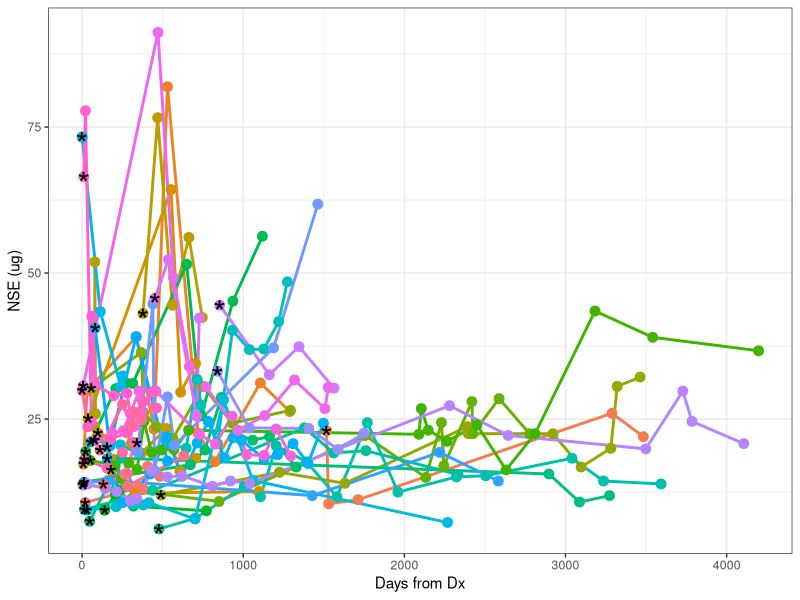
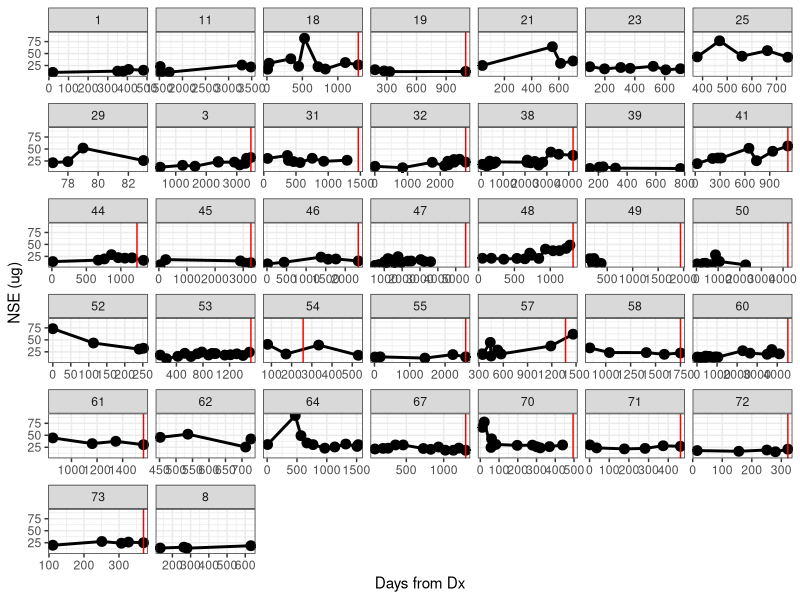

These charts were generated, in order, by the following R code:
## ---- chunk 1
library(ggplot2)
library(reshape)
library(plyr)
library(RColorBrewer)
library(knitr)

options(xtable.type="html", xtable.caption.placement="top", xtable.include.row.names=FALSE)
opts_chunk$set(comment=NA, echo=FALSE, warning=FALSE, message=FALSE, error=FALSE, fig.width=10, fig.height=8)

## ---- chunk 2

data <- read.csv("data/2014-06-03_NSE_ChrA_all.csv",
                 colClasses=c("factor", "character", "numeric", "numeric", "numeric"))

metadata <- read.csv("data/2014-06-03_MCC_Dx_Px_dates.csv")

metadata.cols <- c("id", "mccdxdat", "progfree", "firstprg")
metadata.use <- metadata[, metadata.cols]
metadata.use[metadata.use == ""] <- NA

data.merge <- merge(data, metadata.use, by.x="PtNum", by.y="id")

data.merge <- transform(data.merge,
                        Date=as.Date(Date, format="%m/%d/%Y"),
                        mccdxdat=as.Date(mccdxdat, format="%m/%d/%Y"),
                        progfree=as.Date(progfree, format="%m/%d/%Y"),
                        firstprg=as.Date(firstprg, format="%m/%d/%Y"))

data.merge <- transform(data.merge,
                        mccdxday=0,
                        DateDays=difftime(Date, mccdxdat, units="days"),
                        progfreedays=difftime(progfree, mccdxdat, units="days"),
                        DateWeeks=difftime(Date, mccdxdat, units="weeks"),
                        progfreeweeks=difftime(progfree, mccdxdat, units="weeks"),
                        progressed=factor(is.na(firstprg),
                                           levels=c(TRUE, FALSE),
                                           labels=c("No Progression", "Progression"),
                                           ordered=TRUE)
                        )

## ---- chunk 3
pointspersample <- ddply(data.merge, .(PtNum), nrow)
samples.keep <- subset(pointspersample, V1 > 3)$PtNum
# samples.keep <- c(18, 31, 38, 53, 64, 8)

plot.data <- subset(data.merge, !is.na(NSE) & as.numeric(DateDays) >= 0 & PtNum %in% samples.keep)

p <- ggplot(plot.data, aes(x=as.numeric(DateDays), y=NSE, group=PtNum))
p <- p + geom_line(aes(color=PtNum), size=1)
p <- p + geom_point(aes(color=PtNum), size=3)
# p <- p + facet_wrap(~ PtNum)

# Get the first point to highlight
min.plot.data <- ddply(plot.data, .(PtNum), function(x) x[which(min(x$Date) == x$Date), ])
p <- p + geom_point(data=min.plot.data, aes(x=as.numeric(DateDays), y=NSE, group=PtNum), shape="*", size=8)

p <- p + labs(x="Days from Dx", y="NSE (ug)")
p <- p + theme_bw()
p <- p + theme(legend.position="none")
print(p)
## ---- chunk 4
pointspersample <- ddply(data.merge, .(PtNum), nrow)
samples.keep <- subset(pointspersample, V1 > 3)$PtNum
# samples.keep <- c(18, 31, 38, 53, 64, 8)

plot.data <- subset(data.merge, !is.na(NSE) & as.numeric(DateDays) >= 0 & PtNum %in% samples.keep)

p <- ggplot(plot.data, aes(x=as.numeric(DateDays), y=NSE, group=PtNum))
p <- p + geom_line(size=1)
p <- p + geom_point( size=3)

# mark the date of progression, if it exists
prog.data <- unique(subset(plot.data, !is.na(progfreedays))[, c("PtNum", "progfreedays")])
p <- p + geom_vline(data=prog.data, aes(xintercept=as.numeric(progfreedays)), color="red")
# p <- p + geom_point(data=min.plot.data, aes(x=as.numeric(DateDays), y=NSE, group=PtNum), shape="*", size=8, color="red")

p <- p + facet_wrap(~ PtNum, scale="free_x")
p <- p + labs(x="Days from Dx", y="NSE (ug)")

p <- p + theme_bw()
p <- p + theme(legend.position="none")
print(p)
